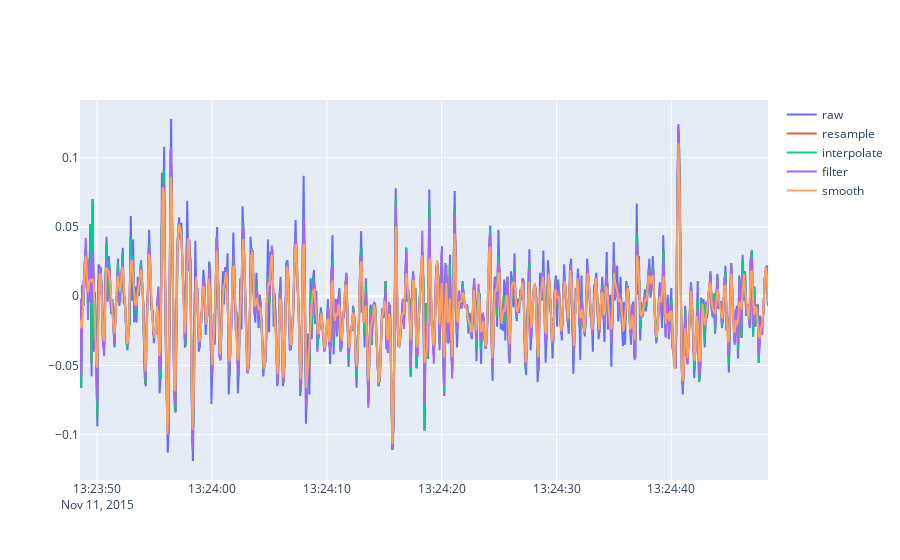

Here is the notebook cell this chart was saved with:
### Code cell
lib.data_preparation.plot_linear(
    trip_data['gx']
)

### Figure 1 — Plotly figure (JSON) as saved in the notebook; plotly's stock layout.template omitted (floating-point values rounded to 4 significant figures; data arrays with more than 128 entries replaced by an {"elided": "..."} marker saying what was removed)
{"data": [{"connectgaps": true, "mode": "lines", "name": "raw", "type": "scatter", "x": {"elided": "1132 str values"}, "y": {"elided": "1132 float values"}}, {"connectgaps": true, "mode": "lines", "name": "resample", "type": "scatter", "x": {"elided": "1132 str values"}, "y": {"elided": "1132 float values"}}, {"connectgaps": true, "mode": "lines", "name": "interpolate", "type": "scatter", "x": {"elided": "1132 str values"}, "y": {"elided": "1132 float values"}}, {"connectgaps": true, "mode": "lines", "name": "filter", "type": "scatter", "x": {"elided": "1132 str values"}, "y": {"elided": "1132 float values"}}, {"connectgaps": true, "mode": "lines", "name": "smooth", "type": "scatter", "x": {"elided": "1132 str values"}, "y": {"elided": "1132 float values"}}], "layout": {}}
